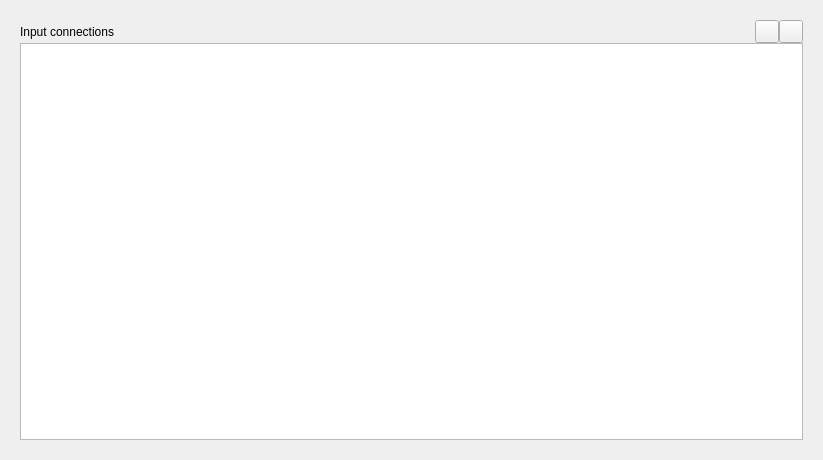
<?xml version="1.0" encoding="UTF-8"?>
<ui version="4.0">
 <class>InputConnectionsItem</class>
 <widget class="QWidget" name="InputConnectionsItem">
  <property name="geometry">
   <rect>
    <x>0</x>
    <y>0</y>
    <width>823</width>
    <height>460</height>
   </rect>
  </property>
  <property name="contextMenuPolicy">
   <enum>Qt::ActionsContextMenu</enum>
  </property>
  <property name="windowTitle">
   <string>StationsItem</string>
  </property>
  <layout class="QGridLayout" name="gridLayout">
   <property name="leftMargin">
    <number>20</number>
   </property>
   <property name="topMargin">
    <number>20</number>
   </property>
   <property name="rightMargin">
    <number>20</number>
   </property>
   <property name="bottomMargin">
    <number>20</number>
   </property>
   <property name="spacing">
    <number>0</number>
   </property>
   <item row="0" column="0">
    <layout class="QHBoxLayout" name="lay">
     <property name="spacing">
      <number>0</number>
     </property>
     <item>
      <widget class="QLabel" name="l_dest">
       <property name="text">
        <string>Input connections</string>
       </property>
      </widget>
     </item>
     <item>
      <spacer name="hlay">
       <property name="orientation">
        <enum>Qt::Horizontal</enum>
       </property>
       <property name="sizeHint" stdset="0">
        <size>
         <width>40</width>
         <height>20</height>
        </size>
       </property>
      </spacer>
     </item>
     <item>
      <widget class="QToolButton" name="m_add">
       <property name="cursor">
        <cursorShape>PointingHandCursor</cursorShape>
       </property>
       <property name="toolTip">
        <string>Add sipStation</string>
       </property>
       <property name="statusTip">
        <string extracomment="add station"/>
       </property>
       <property name="text">
        <string/>
       </property>
      </widget>
     </item>
     <item>
      <widget class="QToolButton" name="m_rem">
       <property name="cursor">
        <cursorShape>PointingHandCursor</cursorShape>
       </property>
       <property name="toolTip">
        <string>Remove sipStation</string>
       </property>
       <property name="statusTip">
        <string extracomment="remove station"/>
       </property>
       <property name="text">
        <string/>
       </property>
      </widget>
     </item>
    </layout>
   </item>
   <item row="2" column="0">
    <widget class="QTableView" name="m_table_input">
     <property name="contextMenuPolicy">
      <enum>Qt::ActionsContextMenu</enum>
     </property>
    </widget>
   </item>
  </layout>
 </widget>
 <resources/>
 <connections/>
</ui>
